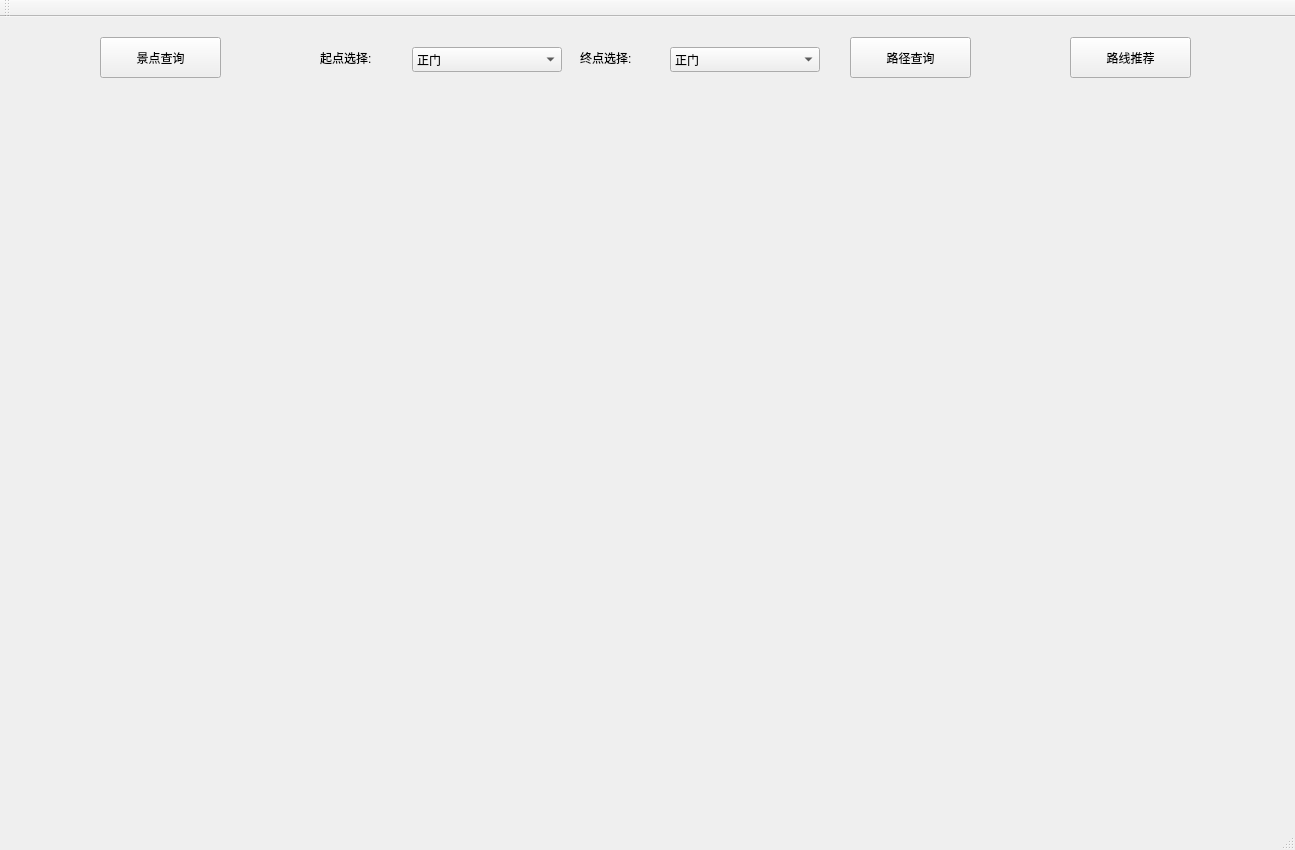
<?xml version="1.0" encoding="UTF-8"?>
<ui version="4.0">
 <class>MainWindow</class>
 <widget class="QMainWindow" name="MainWindow">
  <property name="geometry">
   <rect>
    <x>0</x>
    <y>0</y>
    <width>1295</width>
    <height>850</height>
   </rect>
  </property>
  <property name="windowTitle">
   <string>校园导航系统</string>
  </property>
  <widget class="QWidget" name="centralWidget">
   <widget class="QPushButton" name="pushButton">
    <property name="geometry">
     <rect>
      <x>100</x>
      <y>20</y>
      <width>121</width>
      <height>41</height>
     </rect>
    </property>
    <property name="text">
     <string>景点查询</string>
    </property>
   </widget>
   <widget class="QLabel" name="label">
    <property name="geometry">
     <rect>
      <x>320</x>
      <y>30</y>
      <width>111</width>
      <height>21</height>
     </rect>
    </property>
    <property name="text">
     <string>起点选择:</string>
    </property>
   </widget>
   <widget class="QLabel" name="label_2">
    <property name="geometry">
     <rect>
      <x>580</x>
      <y>30</y>
      <width>111</width>
      <height>21</height>
     </rect>
    </property>
    <property name="text">
     <string>终点选择:</string>
    </property>
   </widget>
   <widget class="QPushButton" name="to_getpath">
    <property name="geometry">
     <rect>
      <x>850</x>
      <y>20</y>
      <width>121</width>
      <height>41</height>
     </rect>
    </property>
    <property name="text">
     <string>路径查询</string>
    </property>
   </widget>
   <widget class="QPushButton" name="recommend">
    <property name="geometry">
     <rect>
      <x>1070</x>
      <y>20</y>
      <width>121</width>
      <height>41</height>
     </rect>
    </property>
    <property name="text">
     <string>路线推荐</string>
    </property>
   </widget>
   <widget class="QComboBox" name="comboBox_1">
    <property name="geometry">
     <rect>
      <x>412</x>
      <y>30</y>
      <width>150</width>
      <height>25</height>
     </rect>
    </property>
    <item>
     <property name="text">
      <string>正门</string>
     </property>
    </item>
    <item>
     <property name="text">
      <string>图书馆</string>
     </property>
    </item>
    <item>
     <property name="text">
      <string>第四教学楼</string>
     </property>
    </item>
    <item>
     <property name="text">
      <string>第二实验楼</string>
     </property>
    </item>
    <item>
     <property name="text">
      <string>钟楼</string>
     </property>
    </item>
    <item>
     <property name="text">
      <string>汇海</string>
     </property>
    </item>
    <item>
     <property name="text">
      <string>信息楼</string>
     </property>
    </item>
    <item>
     <property name="text">
      <string>行政办公楼</string>
     </property>
    </item>
    <item>
     <property name="text">
      <string>第一篮球场</string>
     </property>
    </item>
    <item>
     <property name="text">
      <string>学生公寓11幢</string>
     </property>
    </item>
    <item>
     <property name="text">
      <string>侧门</string>
     </property>
    </item>
    <item>
     <property name="text">
      <string>篮球场</string>
     </property>
    </item>
    <item>
     <property name="text">
      <string>足球场</string>
     </property>
    </item>
    <item>
     <property name="text">
      <string>学生公寓14幢</string>
     </property>
    </item>
    <item>
     <property name="text">
      <string>学生公寓15幢</string>
     </property>
    </item>
    <item>
     <property name="text">
      <string>学生公寓16幢</string>
     </property>
    </item>
    <item>
     <property name="text">
      <string>学生公寓17幢</string>
     </property>
    </item>
    <item>
     <property name="text">
      <string>情人坡</string>
     </property>
    </item>
    <item>
     <property name="text">
      <string>第二田径场</string>
     </property>
    </item>
    <item>
     <property name="text">
      <string>体育馆</string>
     </property>
    </item>
    <item>
     <property name="text">
      <string>游泳馆</string>
     </property>
    </item>
   </widget>
   <widget class="QComboBox" name="comboBox_2">
    <property name="geometry">
     <rect>
      <x>670</x>
      <y>30</y>
      <width>150</width>
      <height>25</height>
     </rect>
    </property>
    <item>
     <property name="text">
      <string>正门</string>
     </property>
    </item>
    <item>
     <property name="text">
      <string>图书馆</string>
     </property>
    </item>
    <item>
     <property name="text">
      <string>第四教学楼</string>
     </property>
    </item>
    <item>
     <property name="text">
      <string>第二实验楼</string>
     </property>
    </item>
    <item>
     <property name="text">
      <string>钟楼</string>
     </property>
    </item>
    <item>
     <property name="text">
      <string>汇海</string>
     </property>
    </item>
    <item>
     <property name="text">
      <string>信息楼</string>
     </property>
    </item>
    <item>
     <property name="text">
      <string>行政办公楼</string>
     </property>
    </item>
    <item>
     <property name="text">
      <string>第一篮球场</string>
     </property>
    </item>
    <item>
     <property name="text">
      <string>学生公寓11幢</string>
     </property>
    </item>
    <item>
     <property name="text">
      <string>侧门</string>
     </property>
    </item>
    <item>
     <property name="text">
      <string>篮球场</string>
     </property>
    </item>
    <item>
     <property name="text">
      <string>足球场</string>
     </property>
    </item>
    <item>
     <property name="text">
      <string>学生公寓14幢</string>
     </property>
    </item>
    <item>
     <property name="text">
      <string>学生公寓15幢</string>
     </property>
    </item>
    <item>
     <property name="text">
      <string>学生公寓16幢</string>
     </property>
    </item>
    <item>
     <property name="text">
      <string>学生公寓17幢</string>
     </property>
    </item>
    <item>
     <property name="text">
      <string>情人坡</string>
     </property>
    </item>
    <item>
     <property name="text">
      <string>第二田径场</string>
     </property>
    </item>
    <item>
     <property name="text">
      <string>体育馆</string>
     </property>
    </item>
    <item>
     <property name="text">
      <string>游泳馆</string>
     </property>
    </item>
   </widget>
  </widget>
  <widget class="QToolBar" name="mainToolBar">
   <attribute name="toolBarArea">
    <enum>TopToolBarArea</enum>
   </attribute>
   <attribute name="toolBarBreak">
    <bool>false</bool>
   </attribute>
  </widget>
  <widget class="QStatusBar" name="statusBar"/>
 </widget>
 <layoutdefault spacing="6" margin="11"/>
 <resources/>
 <connections/>
</ui>
